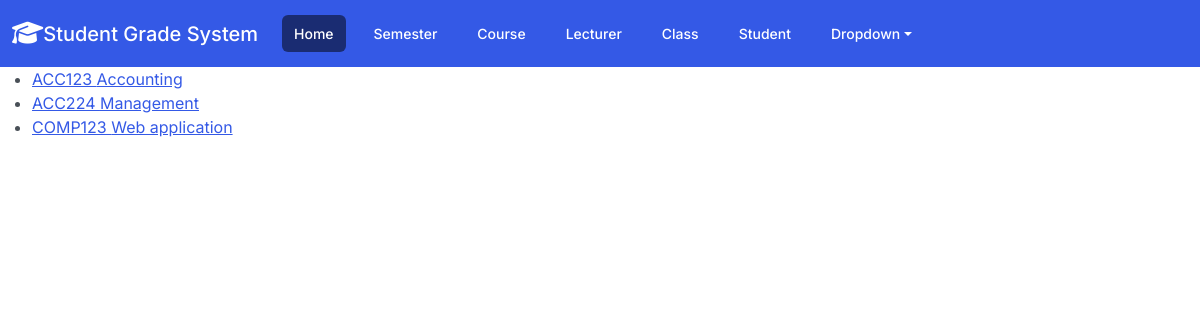
Page /course_list/ on the earlier database version.
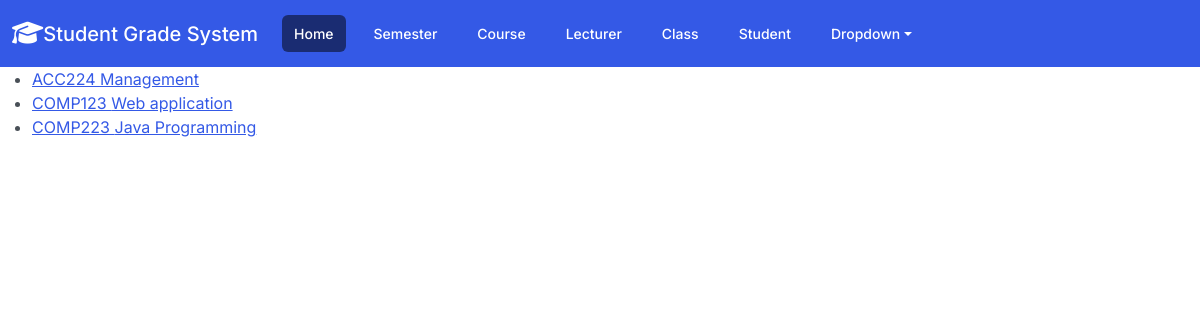
Same page on the later database version.
### gradebook/models.py (models this page shows, shortened)
class Course(models.Model):
    course_code = models.CharField(max_length=20, unique=True)
    course_name = models.CharField(max_length=100)
    semesters = models.ManyToManyField('Semester')

### gradebook/views.py (the view)
# urls.py: path("course_list/", CourseList.as_view(), name="course_list"),
class CourseList(ListView):
    model = Course
    template_name = "Course_List.html"

### gradebook/templates/Course_List.html (shortened to what this page needs)
{% extends 'base.html' %}
{% block content %}
    <ul>
        {% for course in object_list %}
            <li>
                <a href="{% url 'course_detail' course.id%}"> {{ course.course_code}}   {{ course.course_name}} <br></a>
            </li>
        {% endfor %}
    </ul>
{% endblock %}

Differences in the rows shown:
removed Course: course_code "ACC123", course_name "Accounting"
added Course: course_code "COMP223", course_name "Java Programming"
